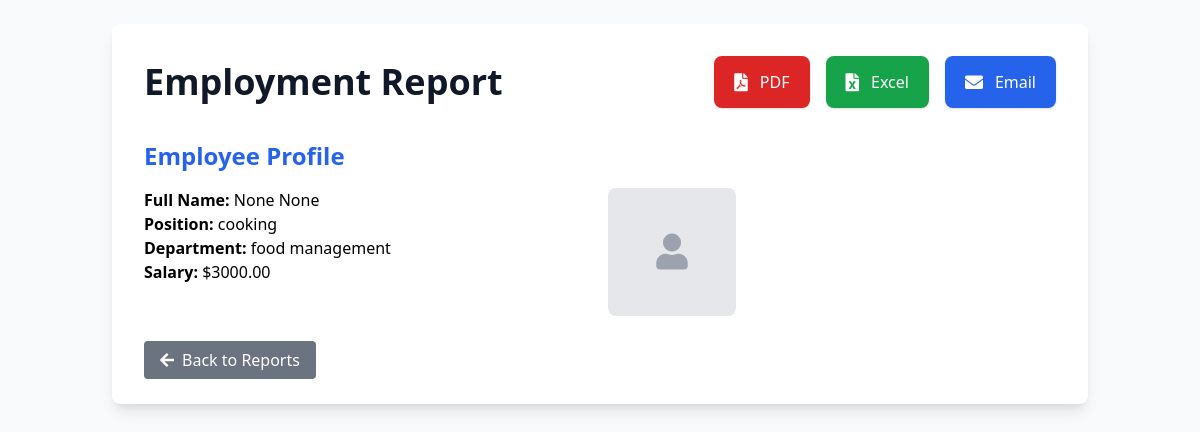
Page /employment-report/1/ (signed in) on the committed database.
### admin_panel/models.py (models this page shows, shortened)
class Employee(models.Model):
    employee_id = models.CharField(max_length=20, unique=True, blank=True, null=True)
    first_name = models.CharField(max_length=50, blank=True, null=True)
    middle_name = models.CharField(max_length=50, blank=True, null=True)
    last_name = models.CharField(max_length=50, blank=True, null=True)
    email = models.EmailField(unique=True, blank=True, null=True)
    phone = models.CharField(max_length=15, blank=True, null=True)
    date_of_birth = models.DateField(blank=True, null=True)
    address_street = models.CharField(max_length=255, blank=True, null=True)
    address_city = models.CharField(max_length=100, blank=True, null=True)
    address_state = models.CharField(max_length=100, blank=True, null=True)
    address_zip = models.CharField(max_length=10, blank=True, null=True)
    emergency_contact_name = models.CharField(max_length=100, blank=True, null=True)
    emergency_contact_phone = models.CharField(max_length=15, blank=True, null=True)
    profile_photo = models.ImageField(upload_to='employee_photos/', blank=True, null=True)
    hire_date = models.DateField(default=timezone.now)
    employment_status = models.CharField(max_length=20, choices=[
        ('full_time', 'Full-time'),
        ('part_time', 'Part-time'),
        ('contract', 'Contract'),
        ('intern', 'Intern'),
    ], default='full_time')
    employee_type = models.CharField(max_length=20, choices=[
        ('permanent', 'Permanent'),
        ('temporary', 'Temporary'),
        ('seasonal', 'Seasonal'),
    ], default='permanent')
    work_schedule = models.CharField(max_length=100, blank=True, null=True)
    manager = models.ForeignKey('self', on_delete=models.SET_NULL, blank=True, null=True, related_name='subordinates')
    contract_end_date = models.DateField(blank=True, null=True)
    probation_period_status = models.CharField(max_length=20, choices=[
        ('active', 'Active'),
        ('completed', 'Completed'),
        ('extended', 'Extended'),
    ], blank=True, null=True)
    position = models.CharField(max_length=100)
    department = models.CharField(max_length=100)
    skills = models.TextField(blank=True, null=True)
    certifications = models.TextField(blank=True, null=True)
    education_level = models.CharField(max_length=100, blank=True, null=True)
    years_of_experience = models.PositiveIntegerField(default=0)
    previous_work_history = models.TextField(blank=True, null=True)
    performance_rating = models.DecimalField(max_digits=3, decimal_places=1, blank=True, null=True)
    training_records = models.TextField(blank=True, null=True)
    access_permissions = models.CharField(max_length=100, blank=True, null=True)
    salary = models.DecimalField(max_digits=10, decimal_places=2)
    salary_range_min = models.DecimalField(max_digits=10, decimal_places=2, blank=True, null=True)
    salary_range_max = models.DecimalField(max_digits=10, decimal_places=2, blank=True, null=True)
    current_status = models.CharField(max_length=20, choices=[
        ('active', 'Active'),
        ('on_leave', 'On Leave'),
        ('terminated', 'Terminated'),
        ('inactive', 'Inactive'),
    ], default='active')
    notes = models.TextField(blank=True, null=True)
    @property
    def full_name(self):
        if self.middle_name:
            return f"{self.first_name} {self.middle_name} {self.last_name}"
        return f"{self.first_name} {self.last_name}"
    @property
    def name(self):
        return self.full_name

### admin_panel/views.py (the view)
# urls.py: path('employment-report/<int:employee_id>/', views.employment_report_detail, name='employment_report_detail'),
@login_required
def employment_report_detail(request, employee_id):
    employee = get_object_or_404(Employee, id=employee_id)
    return render(request, 'admin_panel/employment_report_detail.html', {'employee': employee})

### templates/admin_panel/employment_report_detail.html (shortened to what this page needs)
{% load static %}
<!DOCTYPE html>
<html lang="en">
  <head>
    <script src="https://cdn.tailwindcss.com"></script>
    <link
      href="https://cdnjs.cloudflare.com/ajax/libs/font-awesome/5.15.4/css/all.min.css"
      rel="stylesheet"
    />
    <link rel="stylesheet" href="{% static 'styles.css' %}" />
  </head>
  <body class="bg-gray-50 min-h-screen font-sans">
    <div class="max-w-5xl mx-auto p-6">
      <div class="bg-white rounded-lg shadow-lg p-8">
        <div
          class="flex flex-col md:flex-row justify-between items-center mb-8 space-y-4 md:space-y-0"
        >
          <h1 class="text-4xl font-extrabold text-gray-900">
            Employment Report
          </h1>
          <div class="flex space-x-4">
            <a
              href="{% url 'admin_panel:export_employment_report_pdf' employee.id %}"
              class="flex items-center bg-red-600 text-white px-5 py-3 rounded-lg shadow hover:bg-red-700 transition"
            >
              <i class="fas fa-file-pdf mr-3 text-lg"></i> PDF
            </a>
            <a
              href="{% url 'admin_panel:export_employment_report_excel' employee.id %}"
              class="flex items-center bg-green-600 text-white px-5 py-3 rounded-lg shadow hover:bg-green-700 transition"
            >
              <i class="fas fa-file-excel mr-3 text-lg"></i> Excel
            </a>
            <button
              onclick="openEmailModal()"
              class="flex items-center bg-blue-600 text-white px-5 py-3 rounded-lg shadow hover:bg-blue-700 transition focus:outline-none focus:ring-2 focus:ring-blue-500"
            >
              <i class="fas fa-envelope mr-3 text-lg"></i> Email
            </button>
          </div>
        </div>
        <section class="mb-8">
          <h2 class="text-2xl font-semibold mb-4 text-blue-600">
            Employee Profile
          </h2>
          <div class="grid grid-cols-1 md:grid-cols-2 gap-4">
            <div>
              <p><strong>Full Name:</strong> {{ employee.name }}</p>
              <p><strong>Position:</strong> {{ employee.position }}</p>
              <p><strong>Department:</strong> {{ employee.department }}</p>
              <p><strong>Salary:</strong> ${{ employee.salary }}</p>
            </div>
            <div>
              <div
                class="w-32 h-32 bg-gray-200 rounded-lg flex items-center justify-center"
              >
                <i class="fas fa-user text-gray-400 text-4xl"></i>
              </div>
            </div>
          </div>
        </section>
        <div class="mt-8">
          <a
            href="{% url 'admin_panel:dashboard' %}?section=reports"
            class="bg-gray-500 text-white px-4 py-2 rounded hover:bg-gray-600"
          >
            <i class="fas fa-arrow-left mr-2"></i>Back to Reports
          </a>
        </div>
      </div>
    </div>
  </body>
</html>

### rows in the picture
Employee: name "None None", position "cooking", department "food management", salary "3000.00"
